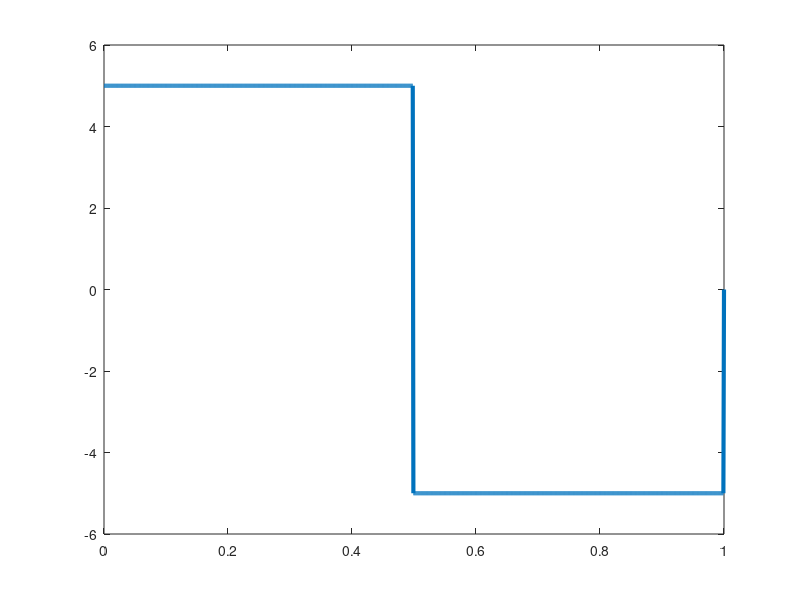

The MATLAB script that drew this image:
bits = input('prompt');
b_rt = 1;
smp_n = 1000;
tot_t = length(bits)/b_rt;
tot_s = smp_n*length(bits);
dt = tot_t/tot_s;
t = 0:dt:tot_t;
y = zeros(1,length(t));
v = input('prompt');
for i=1:length(bits)
  if bits(i)==0
    y((i-1)*smp_n+1:(i-1)*smp_n+smp_n/2) = -v;
    y((i-1)*smp_n+smp_n/2:i*smp_n) = v;
  else
    y((i-1)*smp_n+1:(i-1)*smp_n+smp_n/2) = v;
    y((i-1)*smp_n+smp_n/2:i*smp_n) = -v;
    v=-v;
  endif
endfor
plot(t,y,'Linewidth',3);
%decoding
v = input('prompt');
count = 0;
for i=1:length(t)
  if t(i)>count
    count=count+1;
    if y(i)==v 
      result(count) = 1;
      v = -v;
    else
      result(count) = 0;
    endif
  endif
  
endfor

disp('Differential Manchester Decoding:');
disp(result);





